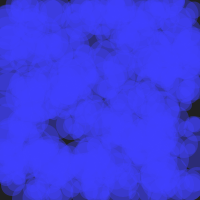
Frame 1 (no input)
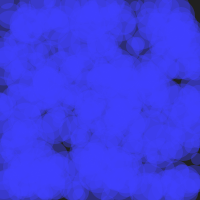
Frame 60 (the mouse pressed at the canvas centre just before this capture)
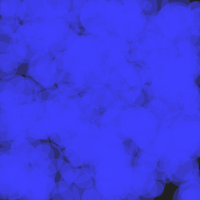
Frame 120 (the mouse held since frame 60 and released just before this capture)

The Processing sketch that drew these frames (run headless with seeded random() and noise(); from frame 60 on, the mouse is pressed at the canvas centre):

// Processing sketch: processing_76693
// ── processing_76693.pde

int MAX = 500;
int[] xspeed = new int[MAX];
int[] yspeed = new int[MAX];
int[] x = new int[MAX];
int[] y = new int[MAX];
int[] r = new int[MAX];

void setup() {
    size(200,200);
    frameRate(30);
    smooth();
    noStroke();   
    fill(64,64,255,100);  
    //initialize all arrays
    for (int i = 0; i < MAX; i++) {
        xspeed[i] = int(random(-4,4));
        yspeed[i] = int(random(-4,4));
        x[i] = int(random(width));
        y[i] = int(random(height));
        r[i] = int(random(10,40));
    }
}

void draw() {
    background(32);
    for (int i = 0; i < MAX; i++) {
        ellipse(x[i],y[i],r[i],r[i]);               
        x[i] = x[i] + xspeed[i];
        y[i] = y[i] + yspeed[i];
        if ((x[i] > width) || (x[i] < 0)) {
            xspeed[i] = xspeed[i] * -1;
        }
        if ((y[i] > height) || (y[i] < 0)) {
            yspeed[i] = yspeed[i] * -1;
        }
    }
}
